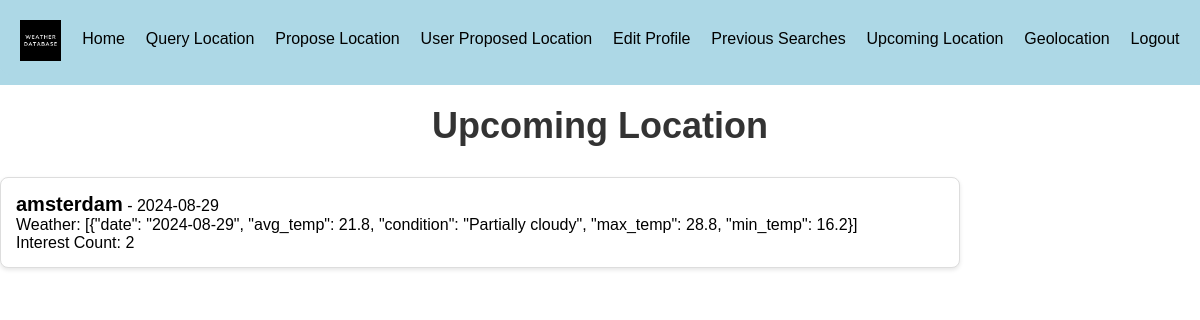
The page /presentTrips on the database its author committed.
### main.py (models this page shows)
class ProposedTrip(db.Model):
    id = db.Column(db.Integer, primary_key=True)
    user_id = db.Column(db.String(36), nullable=False)
    trip_id = db.Column(db.String(36), unique=True, nullable=False)
    location = db.Column(db.String(100), nullable=False)
    date = db.Column(db.String(20), nullable=False)
    weather = db.Column(db.String(2000), nullable=False)
    interest_count = db.Column(db.Integer, default=0)

### main.py (the view)
@app.route('/presentTrips', methods=['GET'])
def present_trips():
    try:
        today = datetime.today().strftime('%Y-%m-%d')
        present_trips = ProposedTrip.query.filter(ProposedTrip.date >= today).all()
        return render_template('presentTrips.html', present_trips=present_trips)
    except SQLAlchemyError as db_error:
        error_message = f"Database error: {str(db_error)}"
        app.logger.error(error_message)  # Log the error
        return render_template('error.html', error_message=error_message), 500
    except Exception as e:
        error_message = f"An unexpected error occurred: {str(e)}"
        app.logger.error(error_message)  # Log the error
        return render_template('error.html', error_message=error_message), 500

### templates/presentTrips.html (shortened to what this page needs)
<!DOCTYPE html>
<html lang="en">
<head>
</head>
<body>
 <header>
        <nav>
             <div class="logo">
                <a href="{{ url_for('runIndex') }}">
                    <img src="../static/images/weather.jpg" alt="Logo">
                </a>
            </div>
            <a href="{{ url_for('runIndex') }}">Home</a>
            <a href="{{ url_for('query') }}">Query Location</a>
            <a href="{{ url_for('proposed_trips') }}">Propose Location</a>
            <a href="{{ url_for('user_proposed_trips') }}">User Proposed Location</a>
            <a href="{{ url_for('edit_profile') }}">Edit Profile</a>
            <a href="{{ url_for('past_trips') }}">Previous Searches</a>
            <a href="{{ url_for('present_trips') }}">Upcoming Location</a>
            <a id="geolocation-link" href="{{ url_for('geolocation') }}">Geolocation</a>
            <a href="/">Logout</a>
        </nav>
    </header>
    <h1>Upcoming Location</h1>
    {% if present_trips %}
        <ul>
            {% for trip in present_trips %}
                <li>
                    <strong>{{ trip.location }}</strong> - {{ trip.date }} <br>
                    Weather: {{ trip.weather }} <br>
                    Interest Count: {{ trip.interest_count }}
                </li>
            {% endfor %}
        </ul>
    {% else %}
        <p>No present trips available.</p>
    {% endif %}
</body>
</html>

### templates/presentTrips.html (style rules this page uses)
body { font-family: Arial, sans-serif; background-color: white; padding: 0px; margin-left: 0px; margin-right: 0px ; margin-top: 0px; }
header { background-color: lightblue; padding: 10px 0; }
nav { display: flex; justify-content: space-around; background-color: lightblue; padding: 10px; border-radius: 0 0 10px 10px; }
nav a { color: black; text-decoration: none; padding: 10px; border-radius: 5px; transition: background-color 0.3s; }
h1 { color: #333; text-align: center; margin-top: 20px; font-size: 36px; margin-bottom: 30px; }
ul { list-style-type: none; padding: 0; width: 80%; }
li { background-color: #fff; border: 1px solid #ddd; margin: 15px 0; padding: 15px; border-radius: 8px; box-shadow: 0 2px 4px rgba(0, 0, 0, 0.1); transition: transform 0.3s ease-in-out; }
strong { font-size: 20px; }
.logo { margin-right: 0px; }
.logo img { height: 41px; width: 41px; }

### rows shown on the page
ProposedTrip: location "amsterdam", date "2024-08-29", weather "[{\"date\": \"2024-08-29\", \"avg_temp\": 21.8, \"condition\": \"Partially cloudy\", \"max_temp\": 28.8, \"min_temp\": 16.2}]", interest_count "2"
